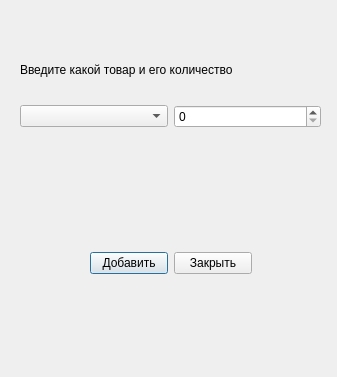
<?xml version="1.0" encoding="UTF-8"?>
<ui version="4.0">
 <class>Dialog</class>
 <widget class="QDialog" name="Dialog">
  <property name="geometry">
   <rect>
    <x>0</x>
    <y>0</y>
    <width>337</width>
    <height>377</height>
   </rect>
  </property>
  <property name="windowTitle">
   <string>Dialog</string>
  </property>
  <widget class="QWidget" name="layoutWidget">
   <property name="geometry">
    <rect>
     <x>90</x>
     <y>250</y>
     <width>162</width>
     <height>27</height>
    </rect>
   </property>
   <layout class="QHBoxLayout" name="horizontalLayout_2">
    <item>
     <widget class="QPushButton" name="pushButton">
      <property name="text">
       <string>Добавить</string>
      </property>
     </widget>
    </item>
    <item>
     <widget class="QPushButton" name="pushButton_2">
      <property name="text">
       <string>Закрыть</string>
      </property>
     </widget>
    </item>
   </layout>
  </widget>
  <widget class="QWidget" name="layoutWidget">
   <property name="geometry">
    <rect>
     <x>20</x>
     <y>40</y>
     <width>301</width>
     <height>181</height>
    </rect>
   </property>
   <layout class="QVBoxLayout" name="verticalLayout_2">
    <item>
     <layout class="QVBoxLayout" name="verticalLayout">
      <item>
       <widget class="QLabel" name="label">
        <property name="text">
         <string>Введите какой товар и его количество</string>
        </property>
       </widget>
      </item>
      <item>
       <layout class="QHBoxLayout" name="horizontalLayout">
        <item>
         <widget class="QComboBox" name="comboBox"/>
        </item>
        <item>
         <widget class="QSpinBox" name="spinBox"/>
        </item>
       </layout>
      </item>
     </layout>
    </item>
    <item>
     <widget class="QLabel" name="label_2">
      <property name="text">
       <string/>
      </property>
      <property name="textFormat">
       <enum>Qt::PlainText</enum>
      </property>
     </widget>
    </item>
   </layout>
  </widget>
 </widget>
 <resources/>
 <connections/>
</ui>
